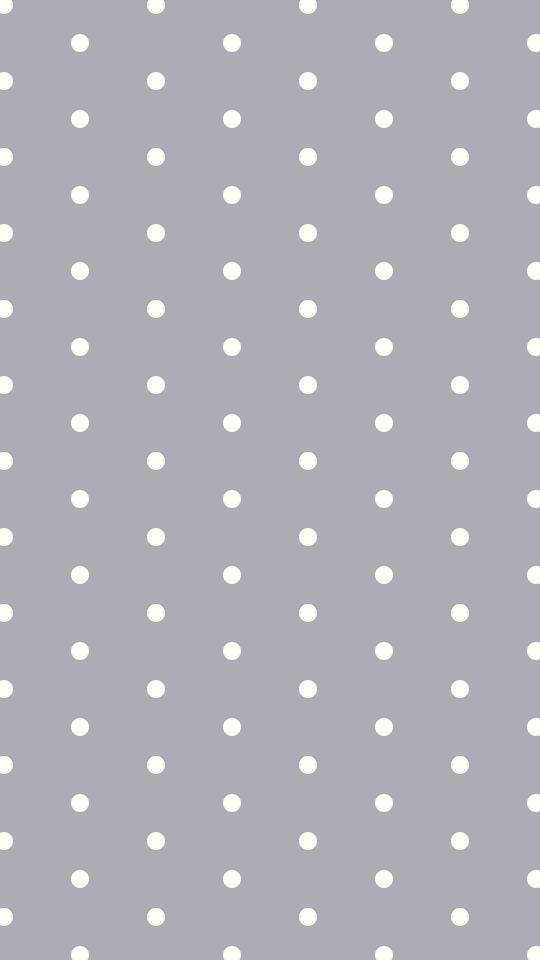
#> input picture data/sample1.jpg, 1080 x 1920 px (shown at 1/2 size); its folder holds only this picture in this run
$ jupyter execute --allow-errors area-calcuration2.ipynb
#> lines starting #> are read from the running program, lines starting #| are printed output that depends on the picture
[cell 1]
from PIL import Image, ImageDraw, ImageFont,ImageOps
import numpy as np
import glob
import pandas as pd
import math

[cell 2]
# ディレクトリのパスを指定
directory_path = '../data'

# 指定されたディレクトリ内のすべてのファイルリストを取得
image_urls = glob.glob(f'{directory_path}/*.jpg')


image_urls.sort()
# ファイルリストを表示
print(image_urls)

[cell 3]
image_urls

[cell 4]
# トリミング関数（トリミングする周辺領域パーセント指定）
def crop_center(pil_img, crop_area):
    img_width, img_height = pil_img.size
    crop_width = int(img_width * (1-crop_area))
    crop_height = int(img_height * (1-crop_area))
    return pil_img.crop(((img_width - crop_width) // 2,
                         170,
                         (img_width + crop_width) // 2,
                         (img_height + crop_height) // 2))
    # return pil_img.crop(((img_width - crop_width) // 2,
    #                      (img_height - crop_height) // 2,
    #                      (img_width + crop_width) // 2,
    #                      (img_height + crop_height) // 2))

# 特定値より濃い値を算出
def calc_darkarea(image_url,threshold,crop_area):
    # 画像を読み込み、グレースケールに変換
    image = Image.open(image_url).convert('L')

    # 画像を切り抜き
    croped_image = crop_center(image,crop_area)

    # 画像をnumpy配列に変換
    image_array = np.array(croped_image)

    # しきい値を設定
    threshold = threshold

    # しきい値よりも濃い（暗い）ピクセルの数をカウント
    dark_pixels = np.sum(image_array <= threshold)

    # 全体のピクセル数を取得
    total_pixels = image_array.size

    # 濃いピクセルの割合を計算
    dark_pixel_ratio = dark_pixels / total_pixels

    return (image_url.split('/')[-1].split('.')[0],dark_pixel_ratio)

[cell 5]
# トリミング状況の確認（適切なcrop_areaとthresholdを設定）

# トリミングする周辺領域を100分率で指定
crop_area = 0.05
# しきい値の設定
threshold =150
path = '../data/20240927222556.jpg'
#> (the rest of this cell did not finish here and is left out)

[cell 6]
df = pd.DataFrame(columns=['filename','value'])
#> df = table of 0 rows and 2 columns
threshold = 150
crop_area = 0.05

for index, image_url in enumerate(image_urls):
    filename,value = calc_darkarea(image_urls[index],threshold,crop_area)
#> in crop_center, `return pil_img.crop(((img_width - crop_width) // 2, 170, (img_width + ..`:
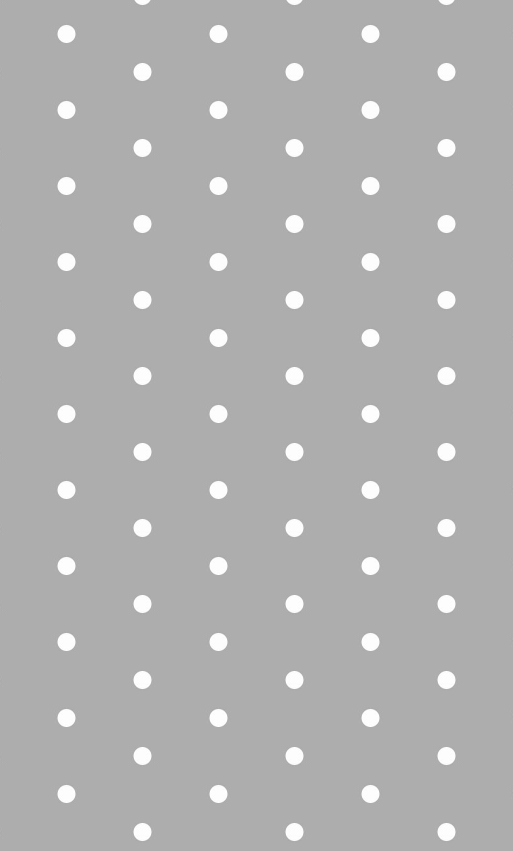
#> returned value: PIL image 1026x1702 L (shown at 1/2 size); min 163, max 255, mean 176.1
#> in calc_darkarea, `dark_pixels = np.sum(image_array <= threshold)`: dark_pixels = 0
#> filename = 'sample1'; value = 0
    df.loc[len(df)] = {'filename':filename,'value':value}

df
#> Out = table of 1 rows and 2 columns

[cell 7]
df.to_csv('../data/calc_result2.csv',float_format='%.10f',)

[cell 8]
T25_1 = image_urls[0:65]
T25_2 = image_urls[65:130]
T30_1 = image_urls[130:195]
T30_2 = image_urls[195:260]
T50_1 = image_urls[260:335]
T50_2 = image_urls[335:410]

imagedata_dict = [
    {'name':'T25-1','images':T25_1, 'arrange_num':13},
    {'name':'T25_2','images':T25_2, 'arrange_num':13},
    {'name':'T30_1','images':T30_1, 'arrange_num':13},
    {'name':'T30_2','images':T30_2, 'arrange_num':13},
    {'name':'T50_1','images':T50_1, 'arrange_num':15},
    {'name':'T50_2','images':T50_2, 'arrange_num':15},
]

[cell 9]
imagedata_dict[0]['images']

[cell 10]
def add_border_and_padding(image, border_size=5, padding_size=10):
    # 白い余白を追加
    image_with_padding = ImageOps.expand(image, border=padding_size, fill=(255, 255, 255))
    # image_with_padding = ImageOps.expand(image, border=padding_size, fill=255)

    return image_with_padding

[cell 11]
image_list_col_length = int(len(T25_2) / 13)

image_list = [[] for _ in range(image_list_col_length)]
image_list

[cell 12]
len(T25_2)

[cell 13]
def arrange_images(file_list, arrange_num, file_name):
    image_list_col_length = int(len(file_list) / arrange_num)
    image_list = [[] for _ in range(image_list_col_length)]

    # imageを結合して保存
    for idx,file_path in enumerate(file_list):

        # トリミングする周辺領域を100分率で指定
        crop_area = 0.05
        # [10 lines of commented-out code are left out]

        image = add_border_and_padding(crop_center(Image.open(file_path),crop_area))
        image_index = math.floor(idx / arrange_num)
        # 新たな配列を前にする
        image_list[-image_index-1].insert(0,image)

    image_list

    total_height = 0

    for row_image_list in image_list:
        widths, heights = zip(*(img.size for img in row_image_list))
        # 結合後の画像の幅と高さを計算
        total_width = sum(widths)
        max_height = max(heights)
        total_height += max_height

    # 新しい画像を作成（RGBモードで白背景）
    # new_image = Image.new('L', (total_width, total_height),color=255)
    new_image = Image.new('RGB', (total_width, total_height), (255, 255, 255))

    # 各画像を新しい画像に貼り付け
    x_offset = 0
    y_offset = 0
    for row_image_list in image_list:
        widths, heights = zip(*(img.size for img in row_image_list))
        max_height = max(heights)
        for image in row_image_list:
            new_image.paste(image, (x_offset, y_offset))

            x_offset += image.width
        x_offset = 0
        y_offset += max_height

    # 結合した画像を表示
    # new_image.show()

    # 加工したimageの保存
    output_path = f'../data/{file_name}.jpeg'
    new_image.save(output_path)

#> (a cell that did not finish here is left out)

#> in add_border_and_padding, `image_with_padding = ImageOps.expand(image, border=padding_size, fill=..`:
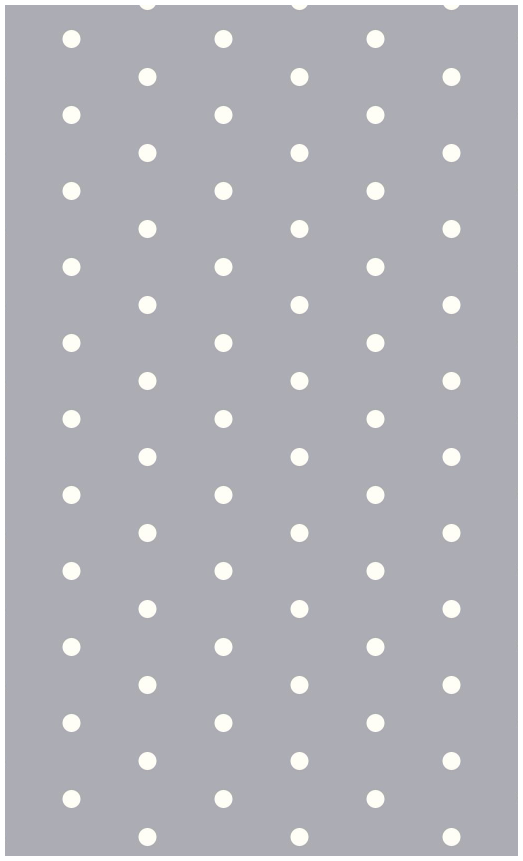
#> image_with_padding: PIL image 1046x1722 RGB (shown at 1/2 size); mean R, G, B 177.6, 177.6, 184.7

$ run again, on data/sample5.jpg
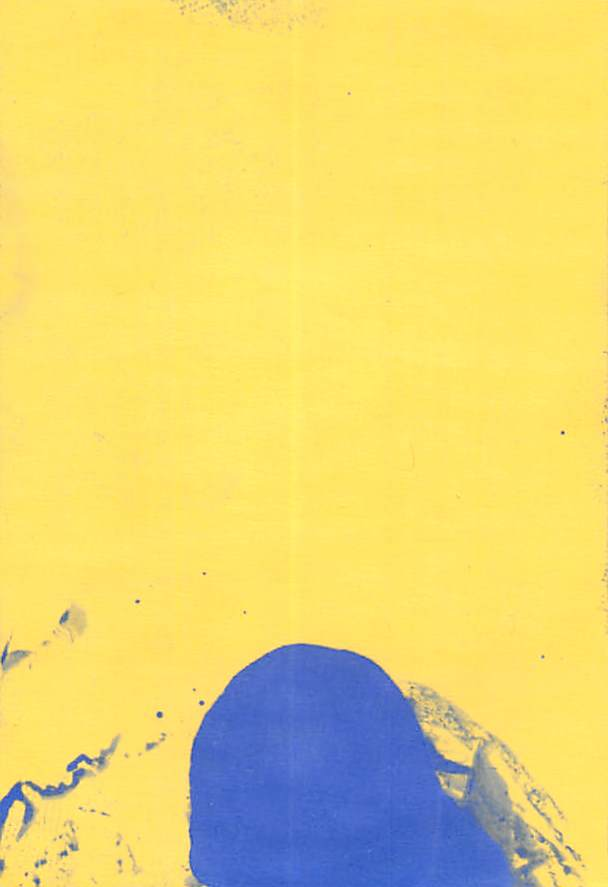
#> input picture data/sample5.jpg, 608 x 887 px
#> df = table of 0 rows and 2 columns
#> in crop_center, `return pil_img.crop(((img_width - crop_width) // 2, 170, (img_width + ..`:
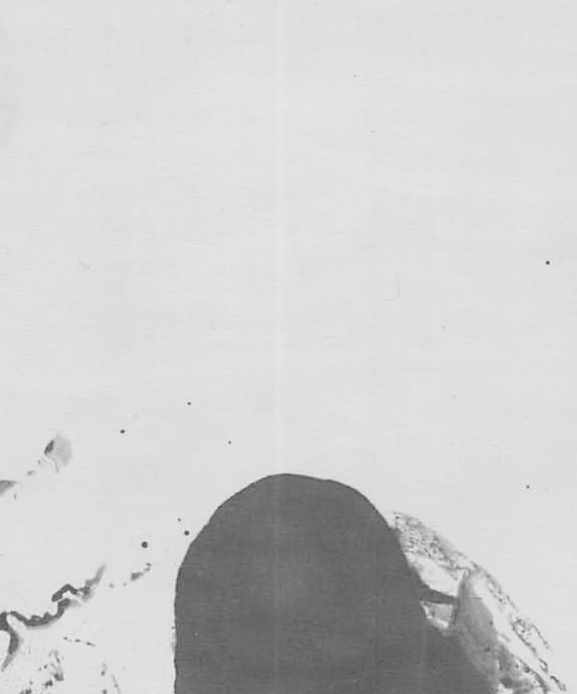
#> returned value: PIL image 577x694 L; min 53, max 240, mean 206.2
#> dark_pixels = 54964
#> dark_pixel_ratio = 0.137
#> filename = 'sample5'; value = 0.137
#> Out = table of 1 rows and 2 columns
#> in add_border_and_padding, `image_with_padding = ImageOps.expand(image, border=padding_size, fill=..`:
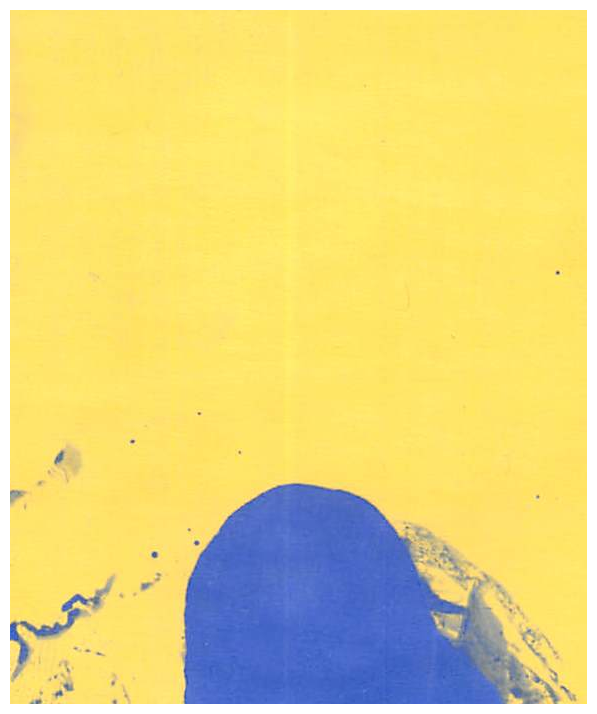
#> image_with_padding: PIL image 597x714 RGB; mean R, G, B 230.4, 214.3, 127.2

$ run again, on data/sample6.jpg
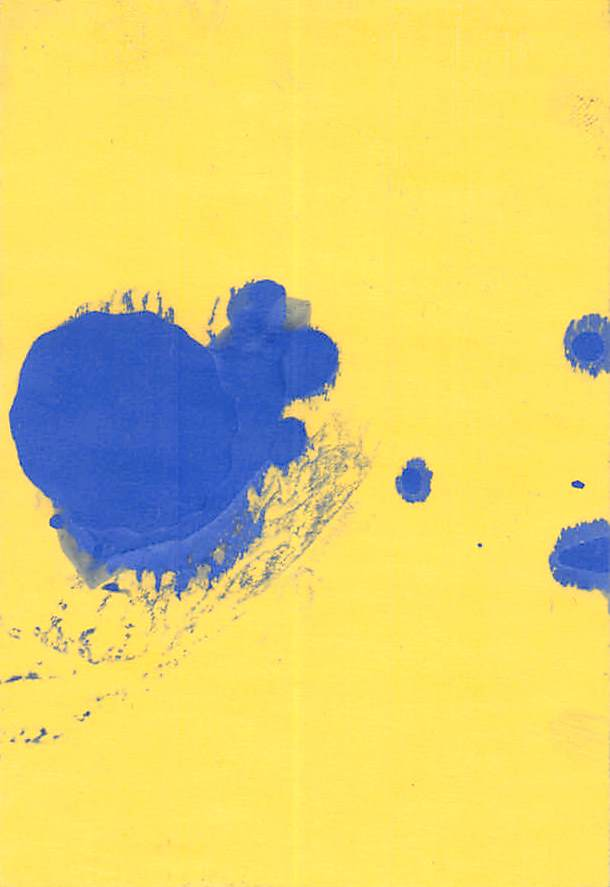
#> input picture data/sample6.jpg, 610 x 887 px
#> df = table of 0 rows and 2 columns
#> in crop_center, `return pil_img.crop(((img_width - crop_width) // 2, 170, (img_width + ..`:
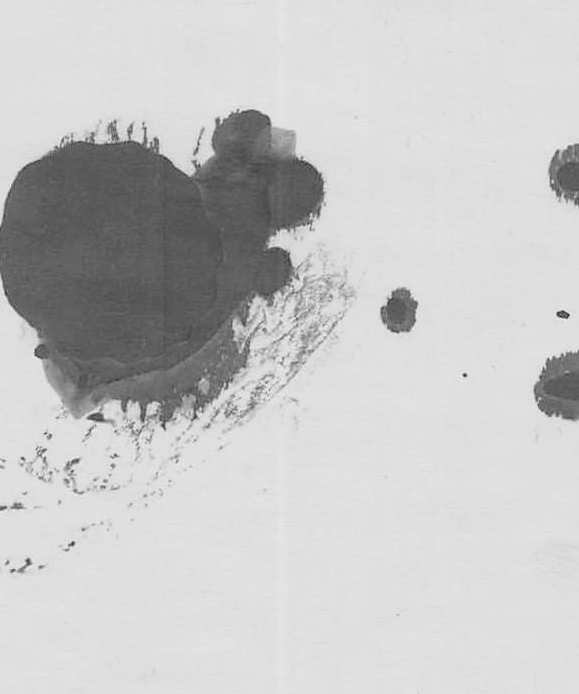
#> returned value: PIL image 579x694 L; min 39, max 243, mean 198.5
#> dark_pixels = 73453
#> dark_pixel_ratio = 0.183
#> filename = 'sample6'; value = 0.183
#> Out = table of 1 rows and 2 columns
#> in add_border_and_padding, `image_with_padding = ImageOps.expand(image, border=padding_size, fill=..`:
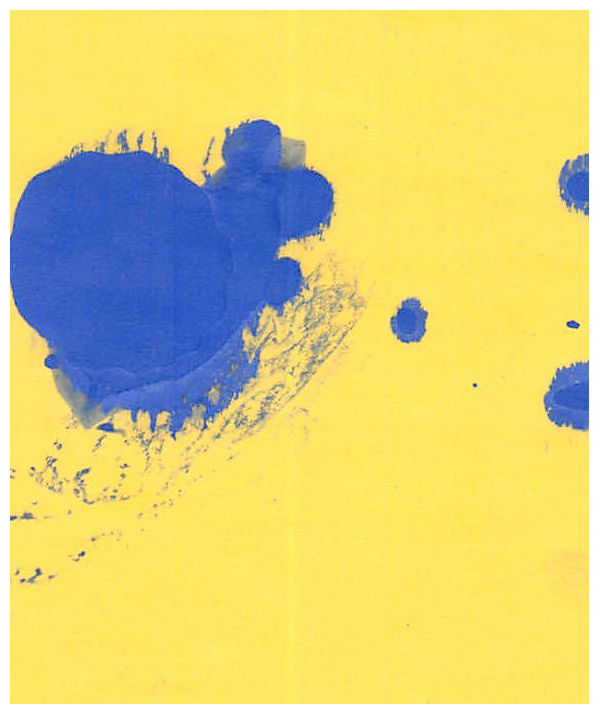
#> image_with_padding: PIL image 599x714 RGB; mean R, G, B 219.7, 207.6, 125.3

$ run again, on data/sample7.jpg
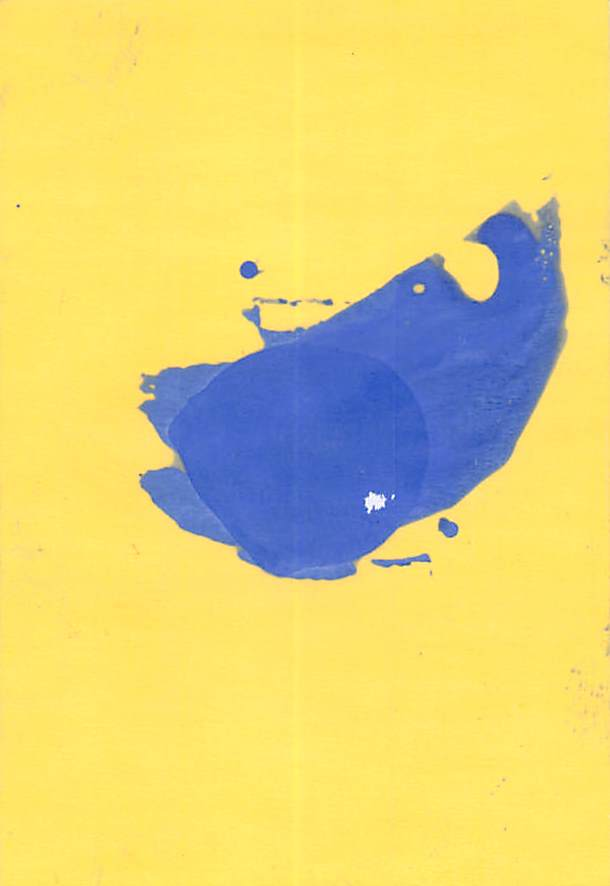
#> input picture data/sample7.jpg, 610 x 886 px
#> df = table of 0 rows and 2 columns
#> in crop_center, `return pil_img.crop(((img_width - crop_width) // 2, 170, (img_width + ..`:
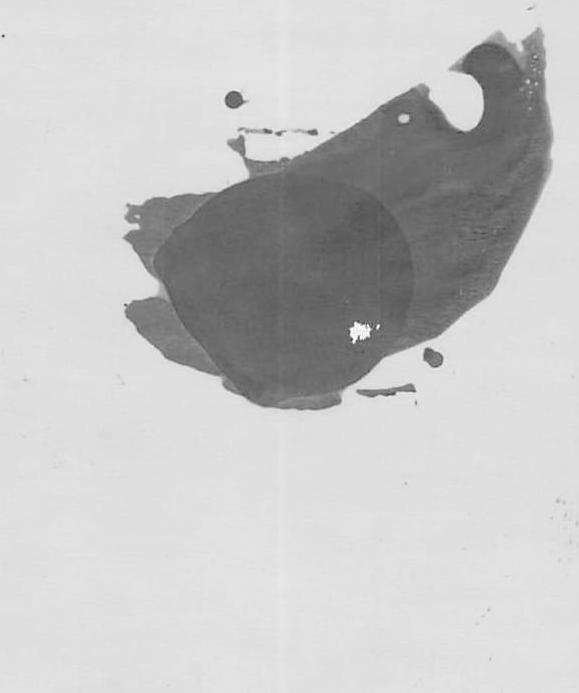
#> returned value: PIL image 579x693 L; min 61, max 255, mean 197.3
#> dark_pixels = 89885
#> dark_pixel_ratio = 0.224
#> filename = 'sample7'; value = 0.224
#> Out = table of 1 rows and 2 columns
#> in add_border_and_padding, `image_with_padding = ImageOps.expand(image, border=padding_size, fill=..`:
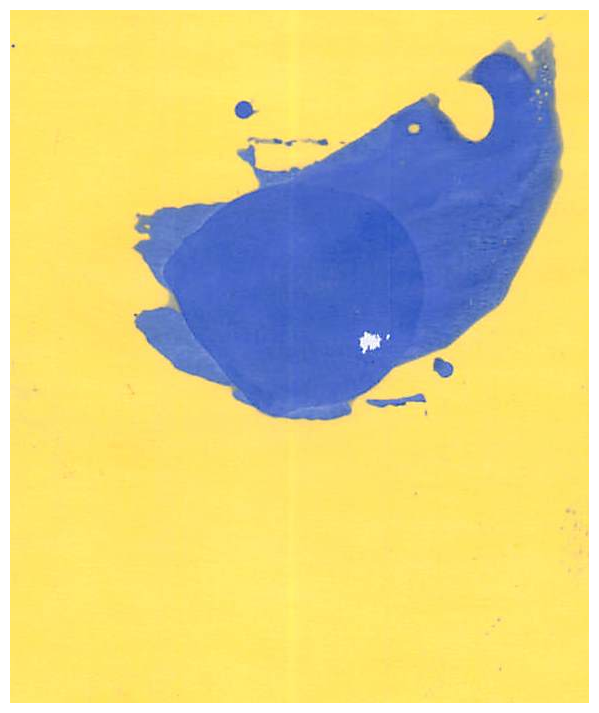
#> image_with_padding: PIL image 599x713 RGB; mean R, G, B 216.8, 205.5, 134.2
